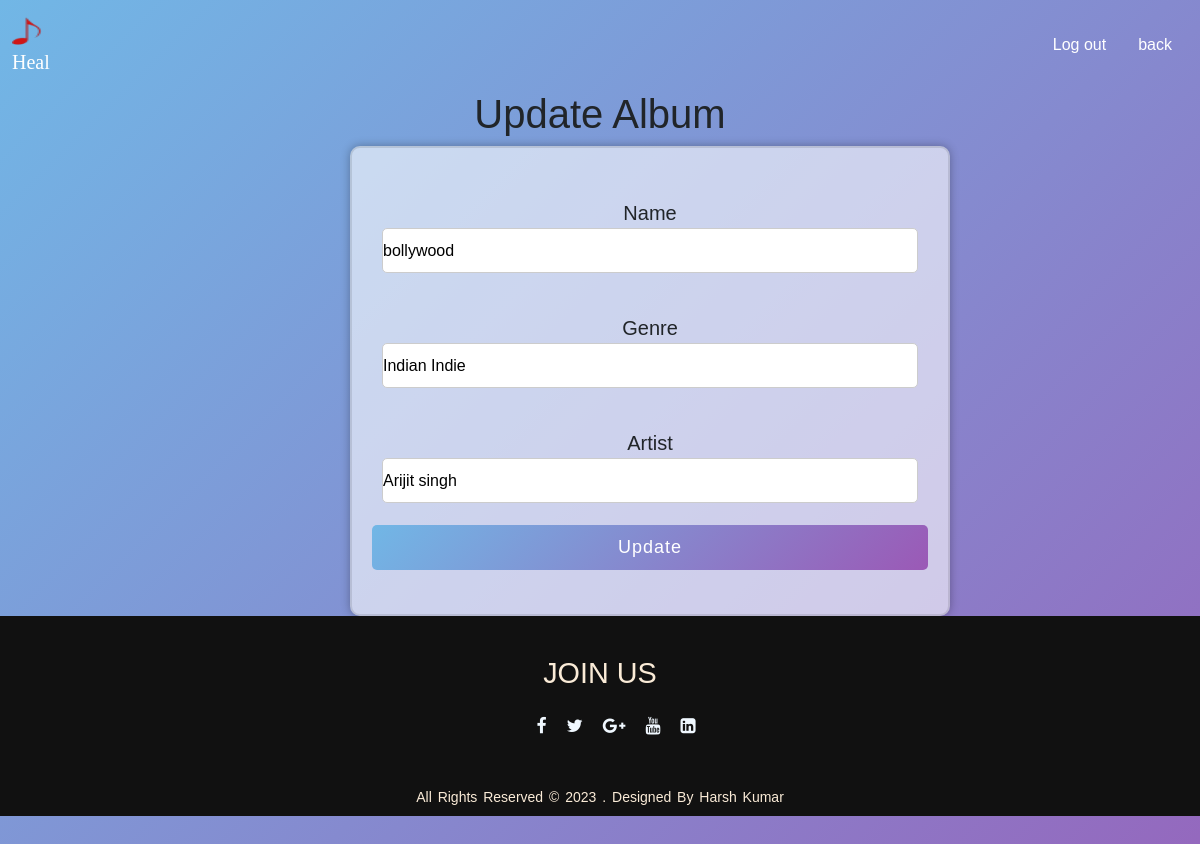
The app's page /update_album/1 (signed in) with its own data.
### websites/models.py (models this page shows)
class Album(db.Model):
    id = db.Column(db.Integer, primary_key=True)
    name = db.Column(db.String(255), nullable=False)
    genre = db.Column(db.String(255))
    artist = db.Column(db.String(255))
    image=db.Column(db.String(255))
    creator_id = db.Column(db.Integer, db.ForeignKey('user.id'), nullable=False)
    creator = db.relationship('User', backref='albums')

### websites/views.py (the view, shortened to what this page needs)
@view.route('/update_album/<int:album_id>', methods=['GET', 'POST'])
@login_required
def update_album(album_id):
    album = Album.query.get_or_404(album_id)
    return render_template('update_album.html', album=album,user=current_user)

### websites/templates/update_album.html
{% extends 'layouts.html' %}
{% block content %}
<link rel="stylesheet" type="text/css" href="{{ url_for('static', filename='creator.css') }}">
<div class="banner4">
  <div class="banner4">
    <nav class="navbar">
        <div class="container-fluid">
          <a class="navbar-brand" href="#">
            <img src="{{ url_for('static', filename='favion.png') }}" alt="" width="30" height="30" class="d-inline-block align-text-top">
            <div class="par1">
                Heal
            </div>
          </a>
          <ul class="nav justify-content-end">
            <li class="nav-item">
              <a class="nav-link active" aria-current="page"  style="color: #fff;" href="{{url_for('views.logout')}}">Log out</a>
            </li>
            <li class="nav-item">
              {% if user.role == 'creator' %}
                <a class="nav-link" style="color: #fff;" href="{{url_for('views.creator')}}">back</a>
              {% else %}
              <a class="nav-link"  style="color: #fff;" href="{{url_for('views.dashboard')}}">back</a>
              {% endif %}
            </li>
          </ul>
        </div>
      </nav>
  <h1 style="text-align: center;">Update Album</h1>
  <div class="transparent-box">
    <form method="post" action="{{ url_for('views.update_album', album_id=album.id) }}" enctype="multipart/form-data" >
      <div class="album-details">
        <div class="input-box">
            <span class="details">Name</span>
            <input type="text" id="name" name="name" value="{{album.name}}" required>
        </div>
        <div class="input-box">
            <span class="details">Genre</span>
            <input type="text" id="genre" name="genre"  value="{{album.genre}}" required>
        </div>
        <div class="input-box">
            <span class="details">Artist</span>
            <input type="text" id="artist" name="artist" value="{{album.artist}}" required>
        </div>
        <div class="button">
            <input type="submit" value="Update">
        </div>
    </form>
    <br>
  </div>
</div>
{% endblock %}

### websites/static/style.css (style rules this page uses)
* { margin: 0; padding:0; font-family: sans-serif; }
.par1 { font-size: 20px; word-spacing: 2px; text-transform:capitalize ; font-family: 'Times New Roman'; color: #fff; }

### websites/static/creator.css (style rules this page uses)
.banner4 { height:1250px; width: 100%; background-image: linear-gradient(135deg,#71b7e6,#9b59b6); }
.transparent-box { background-color: rgba(255, 255, 255, 0.6); padding: 20px; border-radius: 10px; box-shadow: 0 0 10px rgba(0, 0, 0, 0.3); text-align: center; border: 2px solid rgba(0, 0, 0, 0.1); width: 50%; justify-content: center; text-align: center; margin-left: 350px; }
form .album-details .input-box { padding: 10px; font-size: 20px; margin: 20px 0 12px 0; }
.album-details .input-box input { height: 45px; width: 100%; border-radius: 5px; border: 1px solid #ccc; font-size: 16px; }
.album-details .input-box .details { font-weight: 500; margin-bottom: 5px; }
.album-details .button { height: 45px; }
.album-details .button input { height: 100%; width: 100%; outline: none; color: #fff; background: linear-gradient(135deg,#71b7e6,#9b59b6); border-radius: 5px ; border: none; font-size: 18px; font-weight: 500; letter-spacing: 1px; }

### records on screen
Album: name "bollywood", genre "Indian Indie", artist "Arijit singh"
